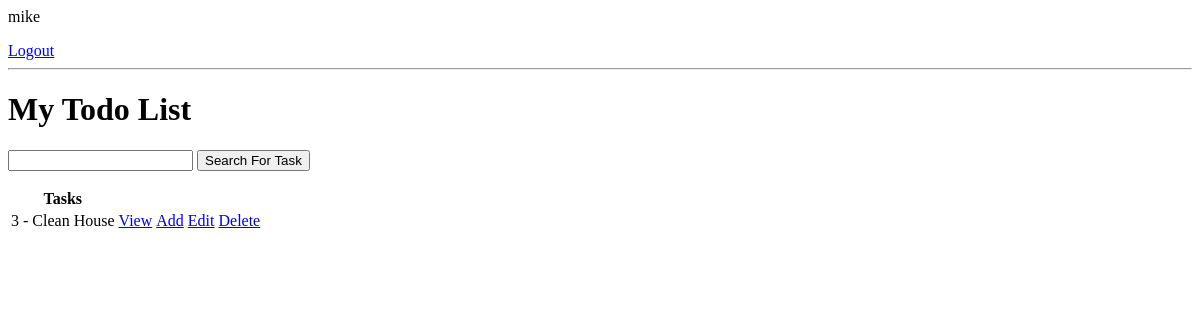
Page / (signed in) on the earlier database version.
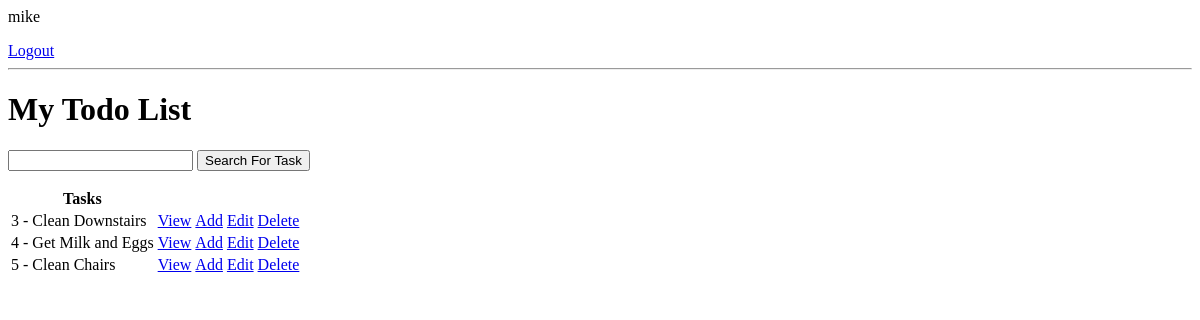
Same page on the later database version.
### todo/models.py (models this page shows, shortened)
class Task(models.Model):
    user = models.ForeignKey(User, on_delete=models.CASCADE, null=True, blank=True)  # manage user
    title = models.CharField(max_length=200, null=True)  # defines task titles
    description = models.TextField(null=True, blank=True)
    complete = models.BooleanField(default=False)
    created = models.DateTimeField(auto_now_add=True)
    class Meta:
        ordering = ['complete']

### todo/views.py (the view)
# urls.py: path('', TaskList.as_view(), name="task"),
class TaskList(LoginRequiredMixin, ListView):
    model = Task
    context_object_name = 'task'
    def get_context_data(self, **kwargs):
        context = super().get_context_data(**kwargs)
        context['task'] = context['task'].filter(user=self.request.user)
        context['count'] = context['task'].filter(complete=False).count()
        search_input = self.request.GET.get('search-area') or ''
        if search_input:
            context['task'] = context['task'].filter(title__icontains = search_input)
            context['search_input'] = search_input
        return context

### todo/templates/todo/task_list.html
{% if request.user.is_authenticated %}
    <p>{{ request.user }}</p>
    <a href="{% url 'logout' %}">Logout</a>
{% else %}
    <a href="{% url 'login' %}">Login</a>
{% endif %}
<hr>
<h1>My Todo List</h1>
<form action="" method="get">
    <input type="text" name="search-area">
    <input type="submit" value="Search For Task">
</form>
<table>
    <tr>
        <th>Tasks</th>
    </tr>
    {% for tasks in task %}
    <tr>
        <td>{{tasks.id}} - {{tasks.title}}</td>
        <td><a href="{% url 'tasks-detail' tasks.id%}">View</a> </td>
        <td><a href="{% url 'task-create'%}">Add</a> </td>
        <td><a href="{% url 'tasks-update' tasks.id%}">Edit</a>
        <td><a href="{% url 'tasks-delete' tasks.id%}">Delete</a> </td>
    </tr>
    {% empty %}
    <h3>No tasks in list</h3>
    <a href="{% url 'task-create'%}">Add New Task</a>
    {% endfor %}
</table>

Differences in the rows shown:
changed Task id 3: title "Clean House" → "Clean Downstairs"
added Task: id "4", title "Get Milk and Eggs"
added Task: id "5", title "Clean Chairs"
